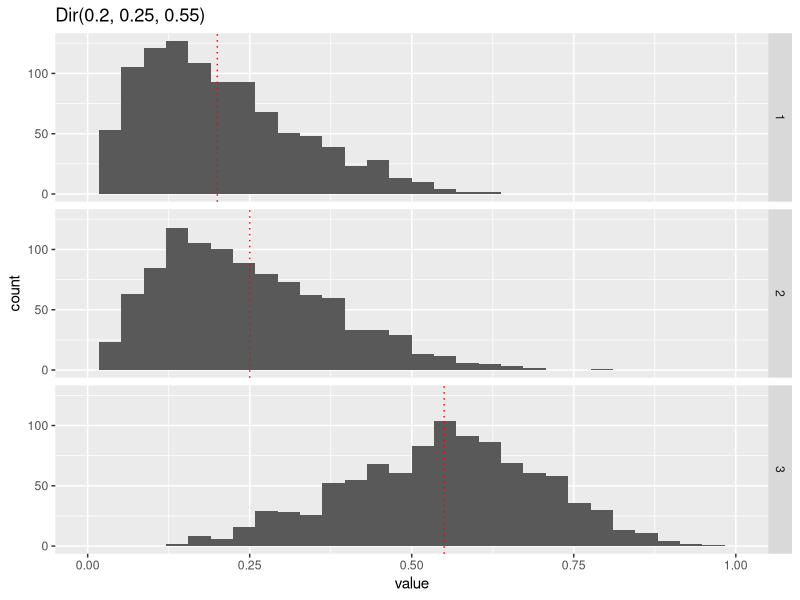
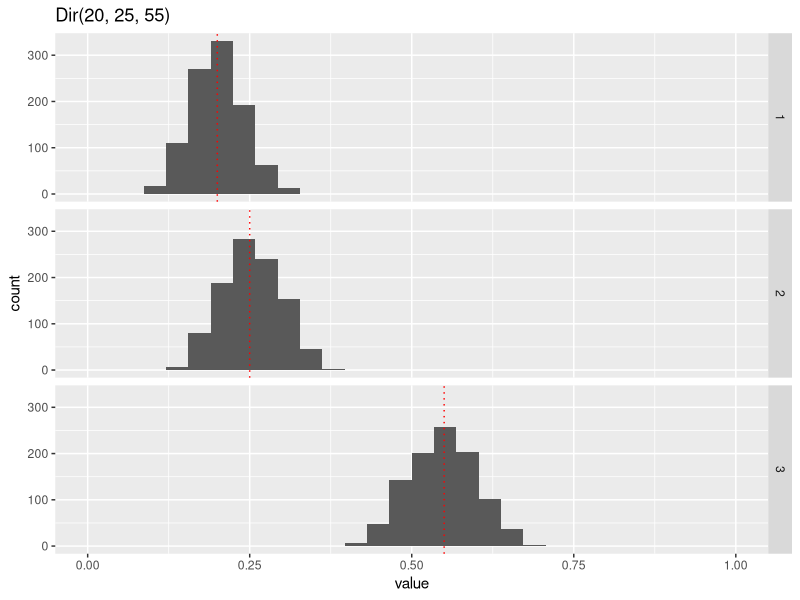

Generate these figures, in order, with R:
## ---- chunk 1
library(gtools)
library(reshape2)
library(ggplot2)
d1 <- rdirichlet(1000, c(2, 2.5, 5.5))
d2 <- rdirichlet(1000, c(20, 25, 55))
d1long <- melt(d1)
d2long <- melt(d2)

meanDat <- data.frame(value = c(0.2, 0.25, 0.55), Var2 = c(1, 2, 3))

p <- ggplot(d1long, aes(value, group = Var2))+
  geom_histogram()+
  facet_grid(Var2 ~ .)+
  xlim(0, 1)+
  geom_vline(data=meanDat, aes(xintercept = value), colour="red", lty=3) +
  ggtitle('Dir(0.2, 0.25, 0.55)')

p2 <- ggplot(d2long, aes(value, group = Var2))+
  geom_histogram()+
  facet_grid(Var2 ~ .)+
  xlim(0, 1)+
  geom_vline(data=meanDat, aes(xintercept = value), colour="red", lty=3) +
  ggtitle('Dir(20, 25, 55)')

p
p2

## ---- chunk 2
df <- data.frame(question = 13, gender = 'MALE', rawConf = 4, scaleConf = 19.8181, mida2mida = 40, mida2seus = 10, mida2northern = 50)
knitr::kable(df, caption = 'Table 1. Example answers from one expert for one question in the expert elicitation conducted in June 2015.')
## ---- chunk 3
df <- data.frame(transition = c('mida2mida', 'mida2seus', 'mida2bof', 'mida2gom', 'mida2gsc', 'mida2jl', 'mida2ne', 'mida2nrth', 'mida2rb'), 
                 alpha = c(1.6, 0.4, 0.2857, 0.2857, 0.2857, 0.2857, 0.2857, 0.2857, 0.2857),
                 beta = c(2.4, 3.6, 0.2857, 0.2857, 0.2857, 0.2857, 0.2857, 0.2857, 0.2857))
knitr::kable(df, caption = 'Table 2. Marginal Beta distributions for 9 possible transitions from MIDA to other regions from January to February.')
